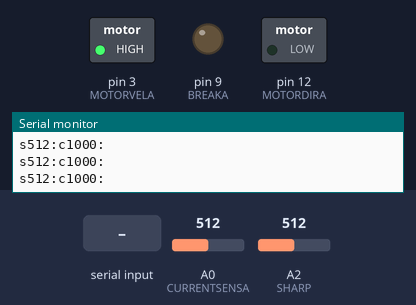
A sketch run on a simulated Arduino Uno, built with avr-gcc and run on an emulated ATmega328P. On the bench: switched loads named in the sketch (green lamp = pin HIGH), output pins drawn as LEDs (lit = HIGH), the last lines printed to the serial monitor. The test bench sets the inputs (shaded band); at power-on: A2 (SHARP) = 512, A0 (CURRENTSENSA) = 512.

Above: at 1.2 s.
1.3 s: "ade\n" received over Serial
At 2.5 s:
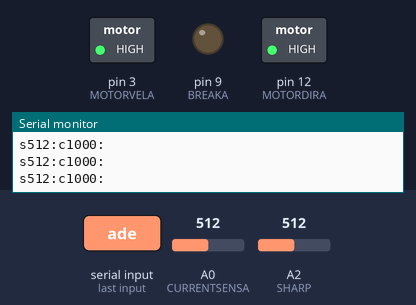
2.8 s: "bre\n" received over Serial
At 4.0 s:
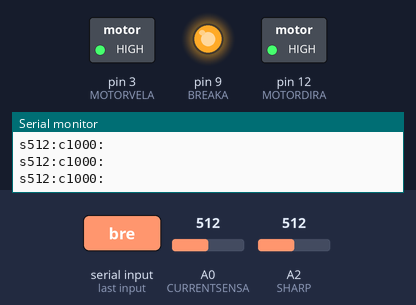
4.3 s: "atr\n" received over Serial
At 5.5 s:
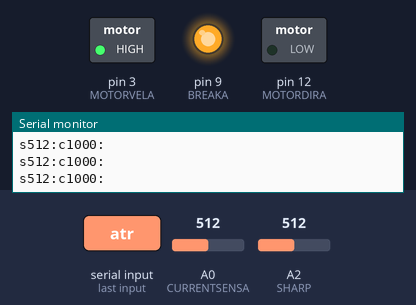
5.8 s: "sto\n" received over Serial
At 6.1 s:
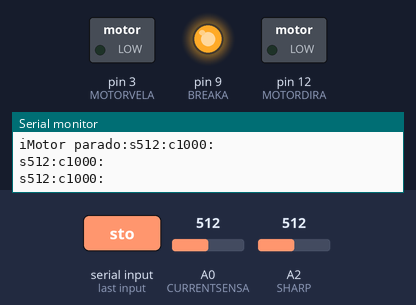
7.3 s: "ana\n" received over Serial
At 7.7 s:
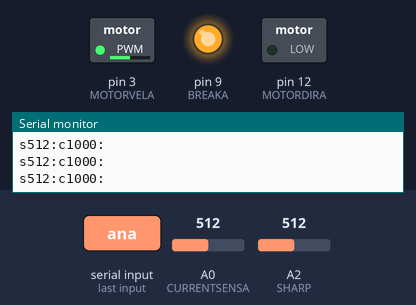
8.8 s: A2 (SHARP) set to 716
At 9.3 s:
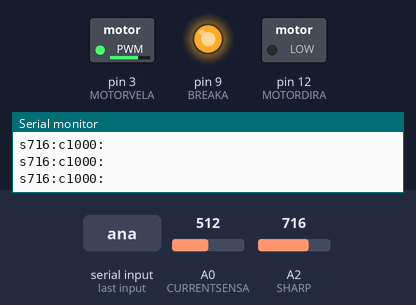
Timing chart, 0 to 11.3 s (numbered marks = the images above; inputs shaded):
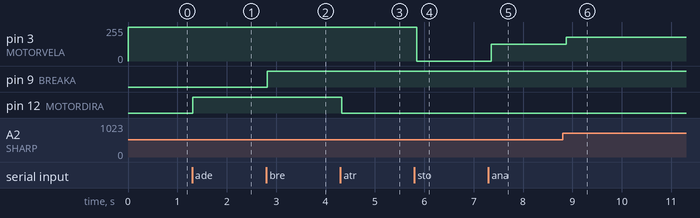

Measured:
- after the input at 1.3 s, pin 12 (MOTORDIRA): LOW → HIGH at once
- after the input at 2.8 s, pin 9 (BREAKA): LOW → HIGH at once
- after the input at 4.3 s, pin 12 (MOTORDIRA): HIGH → LOW at once
- after the input at 5.8 s, pin 3 (MOTORVELA): 255/255 → 0/255 at once
- after the input at 7.3 s, pin 3 (MOTORVELA): 0/255 → 127/255 after 0.06 s
- after the input at 8.8 s, pin 3 (MOTORVELA): 127/255 → 178/255 after 0.07 s

The sketch:

ArduinowithGUI.ino
```cpp
const int CURRENTSENSA = A0;
const int MOTORDIRA = 12;
const int MOTORVELA = 3;
const int BREAKA    = 9;
const int SHARP     = A2;

String inputString = "";         // a string to hold incoming data
boolean stringComplete = false;  // whether the string is complete
boolean analogControl = false;

void setup()
{
  analogReference(EXTERNAL);
  pinMode(MOTORDIRA, OUTPUT);
  pinMode(MOTORVELA, OUTPUT);
  pinMode(BREAKA, OUTPUT);
  Serial.begin(9600);

  analogWrite(MOTORVELA, 255);
}

void loop()
{
  if (stringComplete) {
    //Serial.println(inputString);
    // clear the string:
    if(inputString.equals("ade"))
    {
      Serial.print("iMotor hacia adelante:");
      digitalWrite(MOTORDIRA, HIGH);
      analogControl = false;
    }
    else if (inputString.equals("atr"))
    {
      Serial.print("iMotor hacia atrás:");
      digitalWrite(MOTORDIRA, LOW);
      analogControl = false;
    }
    else if(inputString.equals("bre"))
    {
      if(digitalRead(BREAKA)== HIGH)
        Serial.print("iMotor frenado:");
      else
        Serial.print("iMotor NO frenado:");
      digitalWrite(BREAKA, digitalRead(BREAKA)^1);
      analogControl = false;
    }
    else if(inputString.equals("sto"))
    {
      Serial.print("iMotor parado:");
      analogWrite(MOTORVELA, 0);
      analogControl = false;
    }
    else if (inputString.equals("sta"))
    {
      Serial.print("iMotor encendido:");
      analogWrite(MOTORVELA, 255);
      analogControl = false;
    }
    else if (inputString.equals("ana"))
    {
      Serial.print("iMotor controlado por sensor:");
      analogControl = true;
    }

    inputString = "";
    stringComplete = false;
  }
  if(analogControl)
  {
    analogWrite(MOTORVELA, map(analogRead(SHARP),0, 1023, 0, 255));
  }

  Serial.print("s");
  Serial.print(analogRead(SHARP));
  Serial.print(":");
  int miliVolt = map(analogRead(CURRENTSENSA), 0, 1023, 0, 3300);
  int current = miliVolt/1.65;

  Serial.print("c");
  Serial.print(current);
  Serial.println(":");
  delay(100);

}

void serialEvent()
{
  while (Serial.available()) {
    // get the new byte:
    char inChar = (char)Serial.read();

    // if the incoming character is a newline, set a flag
    // so the main loop can do something about it:
    if (inChar == '\n')
      stringComplete = true;
    else
      // add it to the inputString:
    inputString += inChar;
  }
}
```
